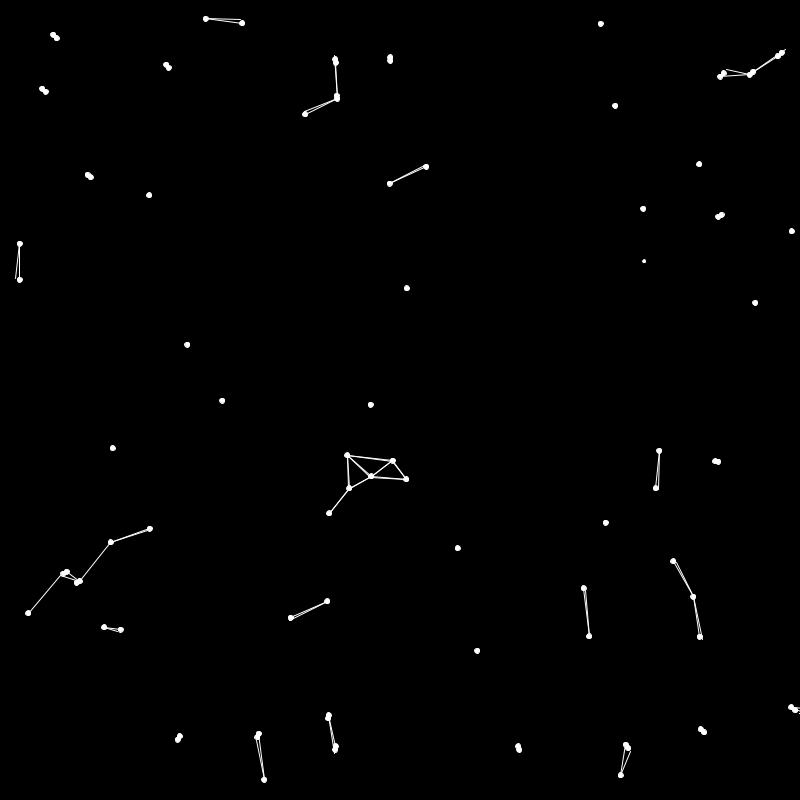
Frame 1 (no input)
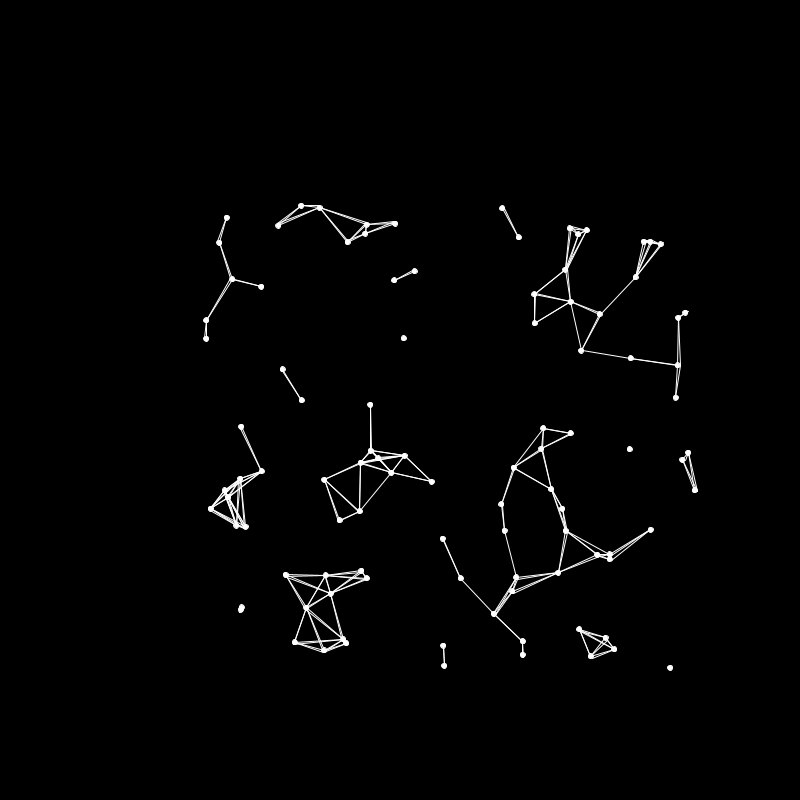
Frame 60 (the mouse pressed at the canvas centre just before this capture)
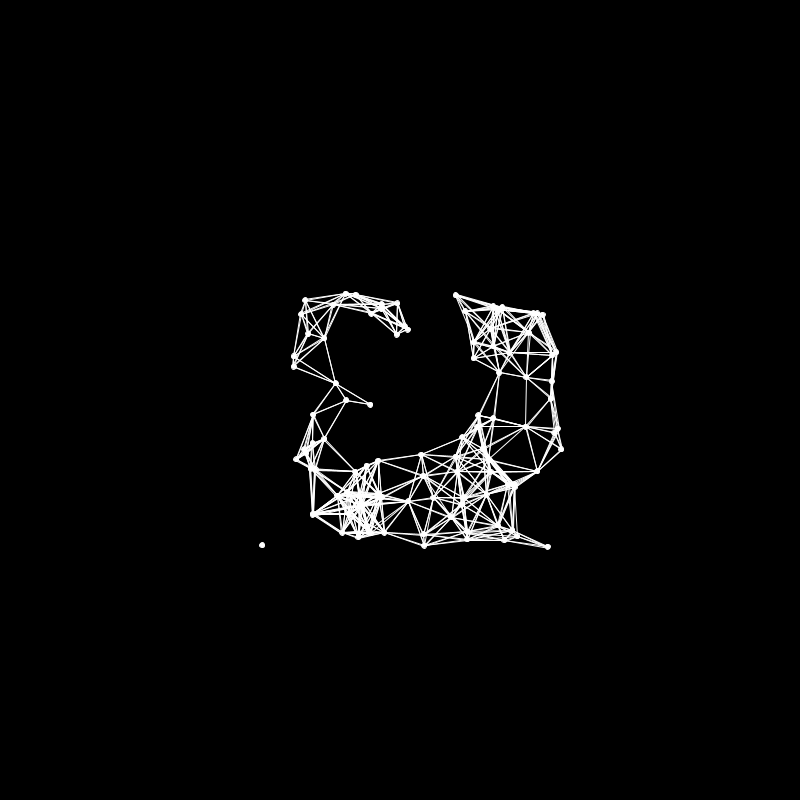
Frame 120 (the mouse held since frame 60 and released just before this capture)

The Processing sketch that drew these frames (run headless with seeded random() and noise(); from frame 60 on, the mouse is pressed at the canvas centre):

// Processing sketch: processing_142153
// ── processing_142153.pde

Ball[] ball;//[] makes an array
int id;

void setup() {
  size(800, 800);
  ball = new Ball[100];
  for (int i=0; i < ball.length; i++) {
    ball[i] = new Ball(random(1000), random(1000), i);
  }
}

void draw() {
  background(0);
  for (int i=0;i < ball.length; i++) {
    ball[i].display();
    ball[i].collision();
  }
}



class Ball {
  float  x, y, targetX, targetY, easing;
  float id;
  Ball (float _x, float _y, int _id) {
    x = _x;
    y = _y;
    id = _id;
    targetX= width/2;
    targetY= height/2;
    easing = .01;
  }


  void display() {
    float diffX = targetX - x;
    float diffY = targetY - y;
    x +=diffX*easing;
    y += diffY*easing;

    fill (255);
    ellipse(x, y, 5, 5);

    if (y>350 && y<450 && x>350 && x<450) {
      easing*=-1;
    }
    else if (y>700 && y<750 || y>50 && y<100 || x>700 && x<750 ||x>50 && x<100) {
      easing = .01;
      x +=diffX*easing;
      y += diffY*easing;
      ellipse(x, y, 5, 5);
    }
  }

  void collision() {
    stroke(255);
    for (int i=0;i < ball.length; i++) {
      if (id !=i) {
        if (dist(x, y, ball[i].x, ball[i].y)<50) {
          line(ball[i].x, ball[i].y, x, y); //intersecting code
        }
      }
    }
  }
}
